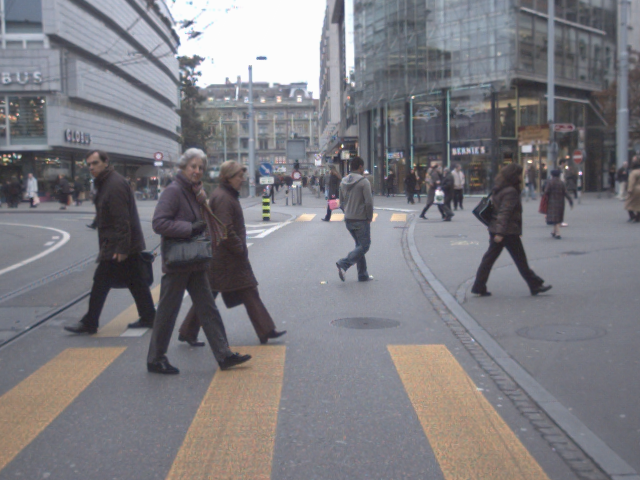
#> input picture images/frame0.png, 640 x 480 px
$ python frontend.py   (Python 2 division)
#> lines starting #> are read from the running program, lines starting #| are printed output that depends on the picture
import numpy as np
import cv2
import sys

frame0 = cv2.imread('images/frame0.png')
#> frame0 is the input picture: shape (480, 640, 3); mean B, G, R 128.8, 123.5, 124.8
frame1 = cv2.imread('images/frame1.png')
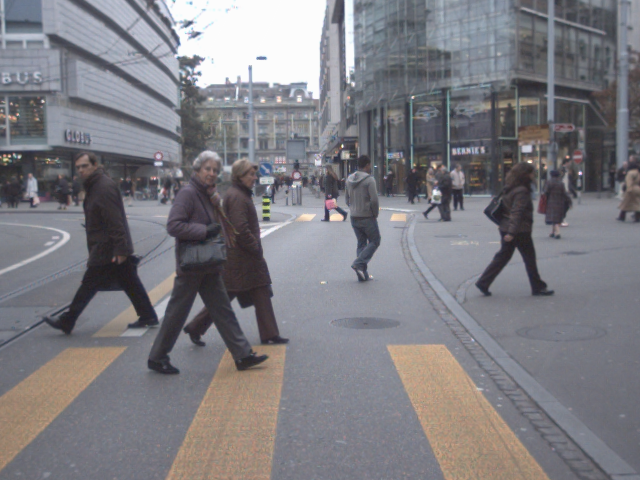
#> input picture images/frame1.png, 640 x 480 px
#> frame1 is the input picture: shape (480, 640, 3); mean B, G, R 129.1, 123.7, 125

im0 = cv2.cvtColor(frame0, cv2.COLOR_BGR2GRAY).astype(np.float32)
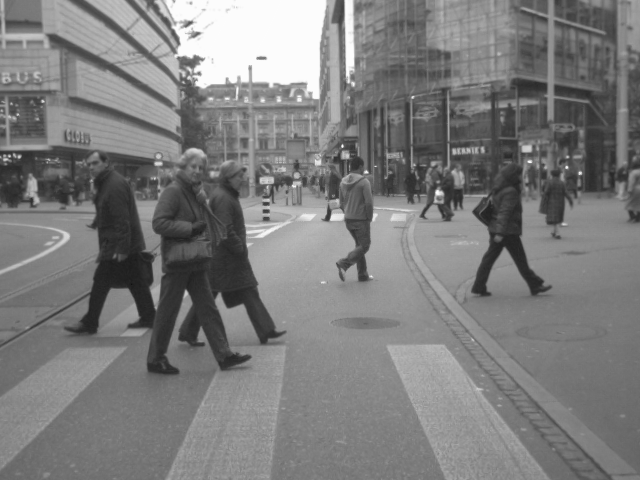
#> im0: shape (480, 640) float32; min 16, max 253, mean 124.5
im1 = cv2.cvtColor(frame1, cv2.COLOR_BGR2GRAY).astype(np.float32)
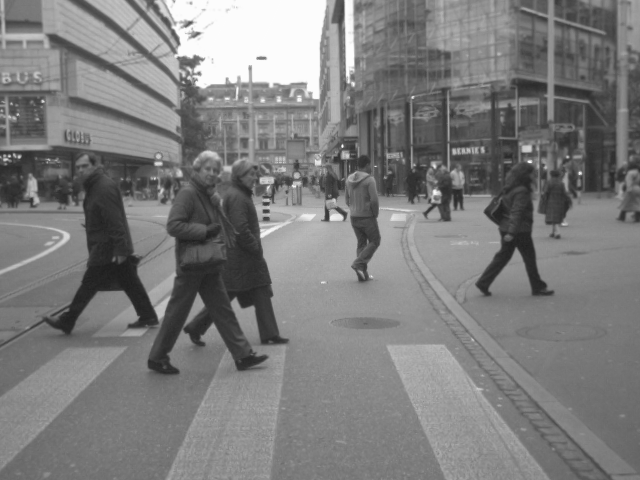
#> im1: shape (480, 640) float32; min 30, max 253, mean 124.7

print(im0.shape[0])
#| 480
print(im0.shape[1])
#| 640

def print_2d_arr(arr):
    for y in range(arr.shape[0]):
        for x in range(arr.shape[1]):
            print arr[y, x],
#> this loop made 480 passes
#> (printed output is left out)

print_2d_arr(im0)
print_2d_arr(im1)
